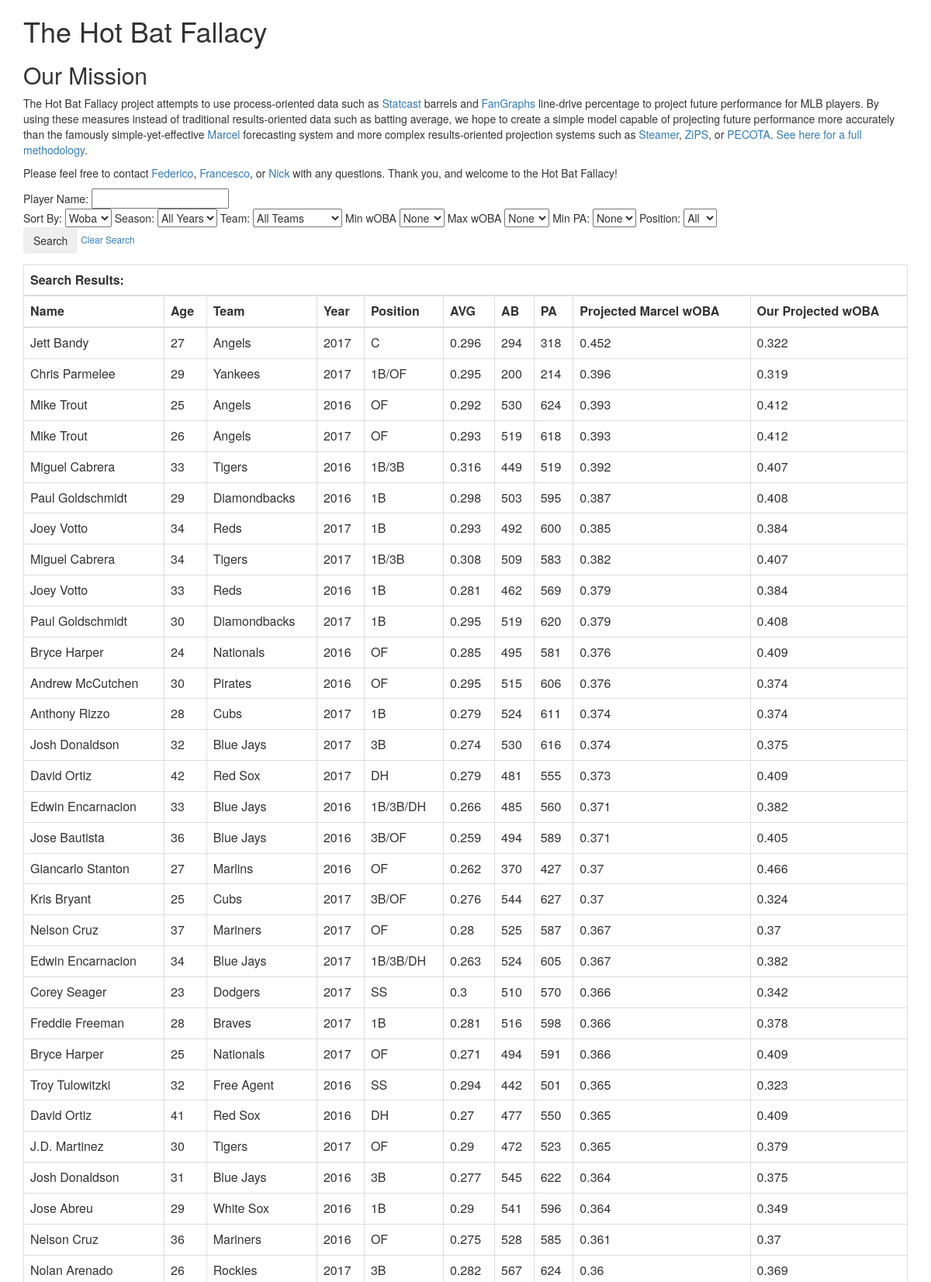
Page /query/ (upper part) on the committed database.
### query/models.py (models this page shows, shortened)
class Marcel(models.Model):
    id = models.IntegerField(primary_key=True)
    player_id = models.IntegerField(blank=True, null=True)
    name = models.TextField(blank=True, null=True)
    position = models.TextField(blank=True, null=True)
    team = models.TextField(blank=True, null=True)
    year = models.TextField(blank=True, null=True)
    age = models.TextField(blank=True, null=True)
    g = models.IntegerField(blank=True, null=True)
    ab = models.IntegerField(blank=True, null=True)
    pa = models.IntegerField(blank=True, null=True)
    h = models.IntegerField(blank=True, null=True)
    singles = models.IntegerField(blank=True, null=True)
    doubles = models.IntegerField(blank=True, null=True)
    triples = models.IntegerField(blank=True, null=True)
    homerun = models.IntegerField(blank=True, null=True)
    runs = models.IntegerField(blank=True, null=True)
    runs_batted_in = models.IntegerField(blank=True, null=True)
    bb = models.IntegerField(blank=True, null=True)
    ibb = models.IntegerField(blank=True, null=True)
    so = models.IntegerField(blank=True, null=True)
    hbp = models.IntegerField(blank=True, null=True)
    sf = models.IntegerField(blank=True, null=True)
    sh = models.IntegerField(blank=True, null=True)
    gdp = models.IntegerField(blank=True, null=True)
    sb = models.IntegerField(blank=True, null=True)
    cs = models.IntegerField(blank=True, null=True)
    avg = models.IntegerField(blank=True, null=True)
    obp = models.IntegerField(blank=True, null=True)
    slg = models.IntegerField(blank=True, null=True)
    woba = models.FloatField(blank=True, null=True)
    regular_data = None
    regression = None
    class Meta:
        managed = False
        db_table = 'marcel'

class Regression(models.Model):
    id = models.IntegerField(primary_key=True)
    player_id = models.IntegerField(blank=True, null=True)
    name = models.TextField(blank=True, null=True)
    team = models.TextField(blank=True, null=True)
    avg_distance = models.IntegerField(blank=True, null=True)
    k_rate = models.IntegerField(blank=True, null=True)
    bb_rate = models.IntegerField(blank=True, null=True)
    avg_exit_vel = models.IntegerField(blank=True, null=True)
    barrels_per_bbe = models.IntegerField(blank=True, null=True)
    ld_per = models.IntegerField(db_column='LD_per', blank=True, null=True)  # Field name made lowercase.
    x_woba = models.TextField(db_column='x_wOBA', blank=True, null=True)  # Field name made lowercase. This field type is a guess.
    year = models.IntegerField(blank=True, null=True)
    class Meta:
        managed = False
        db_table = 'regression'

### query/views.py (the view)
def index(request):
	url_params = request.GET
	search = request.GET.get('q')
	year = request.GET.get('year')
	team = request.GET.get('team')
	position = request.GET.get('position')
	pa = request.GET.get('pa')
	min_woba = request.GET.get('min_woba')
	max_woba = request.GET.get('max_woba')
	sort = request.GET.get('sort')
	baseQuery = Marcel.objects
	if search:
		baseQuery = baseQuery.filter(name__icontains=search)
	if year:
		baseQuery = baseQuery.filter(year=year)
	if team:
		baseQuery = baseQuery.filter(team=team)
	if pa:
		baseQuery = baseQuery.filter(pa__gte=int(pa))
	if min_woba:
		baseQuery = baseQuery.filter(woba__gte=float(min_woba))
	if max_woba:
		baseQuery = baseQuery.filter(woba__lte=float(max_woba))
	if position:
		baseQuery = baseQuery.filter(position__contains=position)
	years = Marcel.objects\
		.values_list('year', flat=True)\
		.distinct()
	team_names = Marcel.objects\
		.values_list('team', flat=True)\
		.distinct()
	if sort:
		results = baseQuery.order_by('-'+sort)[0:50]
	else:
		results = baseQuery.order_by('-woba')[0:50]
	player_ids = []
	for player in results:
		if player.player_id != "player_id":
			player_ids.append(player.player_id)
	regression = Regression.objects.filter(player_id__in=list(player_ids))
	regression_dict = {}
	for r in regression:
		regression_dict[r.player_id] = r
	for result in results:
		result.regression = regression_dict.get(result.player_id)
	context = {
		'results': results,
		'sort_by': ['Age', 'PA', 'Woba', 'Name'],
		'years': ['2016','2017'],
		'min_woba_values': ['0.250', '0.275', '0.300', '0.325', '0.350', '0.375', '0.400'],
		'max_woba_values': ['0.400', '0.375', '0.350', '0.325', '0.300', '0.275', '0.250'],
		'team_names': team_names,
		'positions':['DH', 'C', '1B', '2B', '3B','SS', 'OF', 'PH','PR'],
		'url_params': url_params,
		'pa_range': ["650", "600", "550", "500", "450", "400", "350", "300", "250", "200", "150", "100", "50"],
	}
	return render(request, 'query/index.html', context)

### query/templates/query/index.html (shortened to what this page needs)
{% load static %}
<html>
<head>
    <link rel="stylesheet" type="text/css" href="{% static 'query/style.css' %}" />
    <link rel="stylesheet" href="https://maxcdn.bootstrapcdn.com/bootstrap/3.3.7/css/bootstrap.min.css" >
</head>
<body>
    <div class="container">
        <div class="row">
            <div class="col-sm-12">
                <h1>The Hot Bat Fallacy</h1>
                <h2>Our Mission</h2>
                <p>
                    The Hot Bat Fallacy project attempts to use
                    process-oriented data such as
                    <a href="https://baseballsavant.mlb.com/statcast_search">Statcast</a>
                    barrels and <a href="http://www.fangraphs.com/">FanGraphs</a>
                    line-drive percentage to project future performance for MLB players.
                    By using these measures instead of traditional results-oriented
                    data such as batting average, we hope to create a simple model
                    capable of projecting future performance more accurately than
                    the famously simple-yet-effective
                    <a href="http://m.mlb.com/glossary/projection-systems/marcel-the-monkey-forecasting-system">Marcel</a>
                    forecasting system and more complex results-oriented projection
                    systems such as
                    <a href="http://m.mlb.com/glossary/projection-systems/steamer">Steamer</a>,
                    <a href="http://m.mlb.com/glossary/projection-systems/szymborski-projection-system">ZiPS</a>,
                    or <a href="http://m.mlb.com/glossary/projection-systems/player-empirical-comparison-and-optimization-test-algorithm">PECOTA</a>.
                    <a href="http://127.0.0.1:8000/query/methodology/">See here for a full methodology</a>.
                </p>
                <p>
                    Please feel free to contact <a href="mailto:fgscivittaro@uchicago.edu">Federico</a>, <a href="mailto:fscivittaro42@uchicago.edu">Francesco</a>, or <a href="mailto:nsm@uchicago.edu">Nick</a> with any questions. Thank you, and welcome to the Hot Bat Fallacy!
                </p>
                <form method="get" action="" class="">
                    Player Name:
                    <input type="text" id="searchBox"
                        class="input-medium search-query"
                        name="q"
                        value="{{url_params.q}}"
                    >
                    <br>
                    Sort By:
                    <select name="sort" class="table-lookup">
                        <option value="" selected>Woba</option>
                    </select>
                    Season:
                    <select name="year" class="table-lookup">
                        <option value="" selected>All Years</option>
                    </select>
                    Team:
                    <select name="team" class="table-lookup">
                        <option value="" selected>All Teams</option>
                    </select>
                    Min wOBA
                    <select name="min_woba" class="table-lookup">
                        <option value="0" selected>None</option>
                    </select>
                    Max wOBA
                    <select name="max_woba" class="table-lookup">
                        <option value=".6" selected>None</option>
                    </select>
                    Min PA:
                    <select name="pa" class="table-lookup">
                        <option value="" selected>None</option>
                    </select>
                    Position:
                    <select name="position" class="table-lookup">
                        <option value="" selected>All</option>
                    </select>
                    <br>
                    <input type="submit" class="btn" value="Search" >
                    <small>
                        <a href="/query/">Clear Search</a>
                    </small>
                </form>
                <div id="player-table" class="col-main">
                    <div class="mod-content">
                        <table class="table table-bordered">
                            <thead>
                                <tr class="tableheader">
                                    <th colspan="20">Search Results:</th>
                                </tr>
                                <tr class="columnheaders" align="right">
                                    <th align="left">Name</th>
                                    <th align="left">Age</th>
                                    <th align="left">Team</th>
                                    <th align="left">Year</th>
                                    <th align="left">Position</th>
                                    <th align="left">AVG</th>
                                    <th align="left">AB</th>
                                    <th align="left">PA</th>
                                    <th align="left">Projected Marcel wOBA</th>
                                    <th align="left">Our Projected wOBA</th>
                                </tr>
                            </thead>
                                {% if results %}
                                    {% for stats in results %}
                                        <tr class="resultrow" align="right">
                                            <td align="left">{{ stats.name }}</td>
                                            <td align="left">{{ stats.age }}</td>
                                            <td align="left">{{ stats.team }}</td>
                                            <td align="left">{{ stats.year }}</td>
                                            <td align="left">{{ stats.position }}</td>
                                            <td align="left">{{ stats.avg }}</td>
                                            <td align="left">{{ stats.ab }}</td>
                                            <td align="left">{{ stats.pa }}</td>
                                            <td align="left">{{ stats.woba }}</td>
                                            <td align="left">{{ stats.regression.x_woba }}</td>
                                        </tr>
                                    {% endfor %}
                                {% else %}
                                    <p>No results.</p>
                                {% endif %}
                        </table>
                    </div>
                </div>
            </div>
        </div>
    </div>
</html>

### query/static/query/style.css (style rules this page uses)
h1 { color: black; }

### rows in the picture
Marcel: name "Jett Bandy", age "27", team "Angels", year "2017", position "C", avg "0.296", ab "294", pa "318", woba "0.452", regression.x_woba "0.322"
Marcel: name "Chris Parmelee", age "29", team "Yankees", year "2017", position "1B/OF", avg "0.295", ab "200", pa "214", woba "0.396", regression.x_woba "0.319"
Marcel: name "Mike Trout", age "25", team "Angels", year "2016", position "OF", avg "0.292", ab "530", pa "624", woba "0.393", regression.x_woba "0.412"
Marcel: name "Mike Trout", age "26", team "Angels", year "2017", position "OF", avg "0.293", ab "519", pa "618", woba "0.393", regression.x_woba "0.412"
Marcel: name "Miguel Cabrera", age "33", team "Tigers", year "2016", position "1B/3B", avg "0.316", ab "449", pa "519", woba "0.392", regression.x_woba "0.407"
Marcel: name "Paul Goldschmidt", age "29", team "Diamondbacks", year "2016", position "1B", avg "0.298", ab "503", pa "595", woba "0.387", regression.x_woba "0.408"
Marcel: name "Joey Votto", age "34", team "Reds", year "2017", position "1B", avg "0.293", ab "492", pa "600", woba "0.385", regression.x_woba "0.384"
Marcel: name "Miguel Cabrera", age "34", team "Tigers", year "2017", position "1B/3B", avg "0.308", ab "509", pa "583", woba "0.382", regression.x_woba "0.407"
Marcel: name "Joey Votto", age "33", team "Reds", year "2016", position "1B", avg "0.281", ab "462", pa "569", woba "0.379", regression.x_woba "0.384"
Marcel: name "Paul Goldschmidt", age "30", team "Diamondbacks", year "2017", position "1B", avg "0.295", ab "519", pa "620", woba "0.379", regression.x_woba "0.408"
Marcel: name "Bryce Harper", age "24", team "Nationals", year "2016", position "OF", avg "0.285", ab "495", pa "581", woba "0.376", regression.x_woba "0.409"
Marcel: name "Andrew McCutchen", age "30", team "Pirates", year "2016", position "OF", avg "0.295", ab "515", pa "606", woba "0.376", regression.x_woba "0.374"
Marcel: name "Anthony Rizzo", age "28", team "Cubs", year "2017", position "1B", avg "0.279", ab "524", pa "611", woba "0.374", regression.x_woba "0.374"
Marcel: name "Josh Donaldson", age "32", team "Blue Jays", year "2017", position "3B", avg "0.274", ab "530", pa "616", woba "0.374", regression.x_woba "0.375"
Marcel: name "David Ortiz", age "42", team "Red Sox", year "2017", position "DH", avg "0.279", ab "481", pa "555", woba "0.373", regression.x_woba "0.409"
Marcel: name "Edwin Encarnacion", age "33", team "Blue Jays", year "2016", position "1B/3B/DH", avg "0.266", ab "485", pa "560", woba "0.371", regression.x_woba "0.382"
Marcel: name "Jose Bautista", age "36", team "Blue Jays", year "2016", position "3B/OF", avg "0.259", ab "494", pa "589", woba "0.371", regression.x_woba "0.405"
Marcel: name "Giancarlo Stanton", age "27", team "Marlins", year "2016", position "OF", avg "0.262", ab "370", pa "427", woba "0.37", regression.x_woba "0.466"
Marcel: name "Kris Bryant", age "25", team "Cubs", year "2017", position "3B/OF", avg "0.276", ab "544", pa "627", woba "0.37", regression.x_woba "0.324"
Marcel: name "Nelson Cruz", age "37", team "Mariners", year "2017", position "OF", avg "0.28", ab "525", pa "587", woba "0.367", regression.x_woba "0.37"
Marcel: name "Edwin Encarnacion", age "34", team "Blue Jays", year "2017", position "1B/3B/DH", avg "0.263", ab "524", pa "605", woba "0.367", regression.x_woba "0.382"
Marcel: name "Corey Seager", age "23", team "Dodgers", year "2017", position "SS", avg "0.3", ab "510", pa "570", woba "0.366", regression.x_woba "0.342"
Marcel: name "Freddie Freeman", age "28", team "Braves", year "2017", position "1B", avg "0.281", ab "516", pa "598", woba "0.366", regression.x_woba "0.378"
Marcel: name "Bryce Harper", age "25", team "Nationals", year "2017", position "OF", avg "0.271", ab "494", pa "591", woba "0.366", regression.x_woba "0.409"
Marcel: name "Troy Tulowitzki", age "32", team "Free Agent", year "2016", position "SS", avg "0.294", ab "442", pa "501", woba "0.365", regression.x_woba "0.323"
Marcel: name "David Ortiz", age "41", team "Red Sox", year "2016", position "DH", avg "0.27", ab "477", pa "550", woba "0.365", regression.x_woba "0.409"
Marcel: name "J.D. Martinez", age "30", team "Tigers", year "2017", position "OF", avg "0.29", ab "472", pa "523", woba "0.365", regression.x_woba "0.379"
Marcel: name "Josh Donaldson", age "31", team "Blue Jays", year "2016", position "3B", avg "0.277", ab "545", pa "622", woba "0.364", regression.x_woba "0.375"
Marcel: name "Jose Abreu", age "29", team "White Sox", year "2016", position "1B", avg "0.29", ab "541", pa "596", woba "0.364", regression.x_woba "0.349"
Marcel: name "Nelson Cruz", age "36", team "Mariners", year "2016", position "OF", avg "0.275", ab "528", pa "585", woba "0.361", regression.x_woba "0.37"
Marcel: name "Nolan Arenado", age "26", team "Rockies", year "2017", position "3B", avg "0.282", ab "567", pa "624", woba "0.36", regression.x_woba "0.369"
